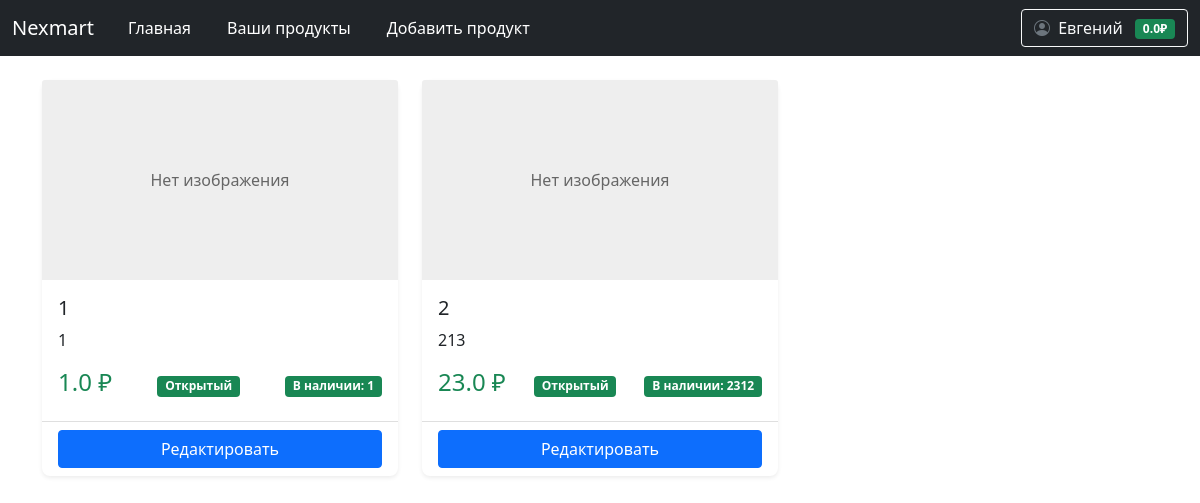
Screenshot of /user/products (signed in) with the database file from the repository.
### data/user.py (models this page shows, shortened)
class User(SqlAlchemyBase, UserMixin):
    __tablename__ = 'users'
    id = Column(Integer, primary_key=True, autoincrement=True)
    email = Column(String, unique=True, nullable=False)
    hashed_password = Column(String, nullable=False)
    surname = Column(String, nullable=False)
    name = Column(String, nullable=False)
    modified_date = Column(DateTime)
    balance = Column(Float, default=0.0, nullable=False)
    products = relationship("Product", back_populates="user")

### data/product.py (models this page shows)
class Product(SqlAlchemyBase):
    __tablename__ = 'products'
    id = sqlalchemy.Column(sqlalchemy.Integer, primary_key=True, autoincrement=True)
    name = sqlalchemy.Column(sqlalchemy.String, nullable=False)
    price = sqlalchemy.Column(sqlalchemy.Float, nullable=False)
    description = sqlalchemy.Column(sqlalchemy.Text)
    created_date = sqlalchemy.Column(sqlalchemy.DateTime, default=datetime.datetime.now)
    open = sqlalchemy.Column(sqlalchemy.Boolean)  # открыт ли продукт для общего доступа
    amount_available = sqlalchemy.Column(sqlalchemy.Integer)  # сколько есть продукта для продажи
    amount_sell = sqlalchemy.Column(sqlalchemy.Integer)  # сколько продано для статистики
    image = sqlalchemy.Column(sqlalchemy.String)
    user_id = sqlalchemy.Column(sqlalchemy.Integer, sqlalchemy.ForeignKey('users.id'))
    user = sqlalchemy.orm.relationship('User', back_populates='products')

### main.py (the view)
@app.route('/user/products')
@login_required
def user_products():
    products = current_user.products
    return render_template('user_products.html', products=products)

### data/db_session.py (called while the page is built)
def create_session() -> Session:
    global __factory
    return __factory()

### main.py (called while the page is built)
@login_manager.user_loader
def load_user(user_id):
    db_sess = db_session.create_session()
    return db_sess.query(User).get(user_id)

### templates/user_products.html (shortened to what this page needs)
{% extends "base.html" %}
{% block content %}
 <div class="row row-cols-1 row-cols-md-3 g-4">
        {% for product in products %}
        <div class="col">
            <div class="card h-100">
                <a href="/products/{{ product.id }}" class="text-decoration-none text-dark ">
                    {% if product.image %}
                    <img src="{{ url_for('static', filename='upload/' + product.image) }}"
                         class="card-img-top product-image"
                         alt="{{ product.name }}">
                    {% else %}
                    <div class="card-img-top no-image">Нет изображения</div>
                    {% endif %}
                    <div class="card-body">
                        <h5 class="card-title">{{ product.name }}</h5>
                        <p class="card-text">{{ product.description }}</p>
                        <div class="d-flex justify-content-between align-items-center">
                             <span class="h4 text-success">{{ product.price }} ₽</span>
                            {% if product.open %}
                                <span class="badge bg-success">Открытый</span>
                            {% else %}
                                <span class="badge bg-danger">Закрытый</span>
                            {% endif %}
                            {% if product.amount_available and product.amount_available > 0 %}
                                <span class="badge bg-success">В наличии: {{ product.amount_available }}</span>
                            {% else %}
                                <span class="badge bg-danger">Нет в наличии</span>
                            {% endif %}
                        </div>
                    </div>
                </a>
                <div class="card-footer bg-transparent">
                    <a href="/user/products/edit/{{product.id}}" class="btn btn-primary w-100">Редактировать</a>
                </div>
            </div>
        </div>
        {% else %}
        <div class="col-12">
            <div class="alert alert-warning">
                Товары не найдены. Попробуйте изменить условия поиска.
            </div>
        </div>
        {% endfor %}
    </div>
{% endblock %}

### templates/base.html (shortened to what this page needs)
<!doctype html>
<html lang="ru">
<head>
                    <link href="https://cdn.jsdelivr.net/npm/bootstrap@5.0.2/dist/css/bootstrap.min.css" rel="stylesheet">
                    <link rel="stylesheet" href="https://cdn.jsdelivr.net/npm/bootstrap-icons@1.8.1/font/bootstrap-icons.css">
    <link rel="stylesheet" href="{{ url_for('static', filename='css/style.css') }}">
    <link rel="stylesheet" href="https://cdnjs.cloudflare.com/ajax/libs/font-awesome/6.5.1/css/all.min.css">
    <link rel="stylesheet" href="{{ url_for('static', filename='css/auth_styles.css') }}">
</head>
<body>
<header>
    <nav class="navbar navbar-expand-md navbar-dark bg-dark" aria-label="Fourth navbar example">
        <div class="container-fluid">
          <a class="navbar-brand" href="#">Nexmart</a>
          <div class="collapse navbar-collapse" id="navbarsExample04">
            <ul class="navbar-nav me-auto mb-2 mb-md-0">
              <li class="nav-item">
                <a class="nav-link active" aria-current="page" href="/">Главная</a>
              </li>
                {% if not current_user.is_authenticated %}
                <li class="nav-item">
                <a class="nav-link active" aria-current="page" href="/register"></a>
              </li>
                <li class="nav-item">
                <a class="nav-link active" aria-current="page" href="/login"></a>
              </li>
                {% else %}
                <li class="nav-item">
                <a class="nav-link active" href="/user/products">Ваши продукты</a>
              </li>
                <li class="nav-item">
                <a class="nav-link active" href="/user/products/add">Добавить продукт</a>
              </li>
                {% endif %}
            </ul>
            {% if current_user.is_authenticated %}
            <div class="d-flex align-items-center">
              <div class="dropdown">
                <button class="btn btn-outline-light dropdown-toggle" type="button" id="profileDropdown" data-bs-toggle="dropdown" aria-expanded="false">
                  <i class="bi bi-person-circle me-1"></i>
                  {{ current_user.name }}
                  <span class="badge bg-success ms-2">{{ current_user.balance }}₽</span>
                </button>
              </div>
            </div>
            {% else %}
            <div class="d-flex">
              <a href="/login" class="btn btn-outline-light me-2">Войти</a>
              <a href="/register" class="btn btn-success">Регистрация</a>
            </div>
            {% endif %}
          </div>
        </div>
      </nav>
</header>
<div class="container mt-4">
    {% block content %}{% endblock %}
</div>
</body>
</html>

### static/css/style.css (style rules this page uses)
.no-image { height: 200px; background: #eee; display: flex; align-items: center; justify-content: center; color: #666; }
.navbar-nav .nav-link { position: relative; transition: all 0.5s ease; margin: 0 10px; }
.navbar-nav .nav-link::after { content: ''; position: absolute; width: 0; height: 2px; bottom: 0; left: 50%; background-color: #90caf9; transition: all 0.3s ease; }
.dropdown-toggle { position: relative; transition: all 0.3s ease; }
.badge.bg-success { transition: all 0.3s ease; }
.card { border: none; border-radius: 0.5rem; box-shadow: 0 0.125rem 0.25rem rgba(0, 0, 0, 0.075); transition: all 0.3s ease; }
.bi-person-circle { color: #6c757d; transition: all 0.3s ease; }
.btn { position: relative; overflow: hidden; }
.btn::after { content: ''; position: absolute; top: 50%; left: 50%; width: 5px; height: 5px; background: rgba(255, 255, 255, 0.3); opacity: 0; border-radius: 50%; transform: scale(1, 1) translate(-50%, -50%); transform-origin: 50% 50%; }

### rows the page displays
User: name "Евгений", balance "0.0"
Product: shows "Нет изображения", name "1", description "1", price "1.0", open "Открытый", amount_available "1"
Product: shows "Нет изображения", name "2", description "213", price "23.0", open "Открытый", amount_available "2312"
